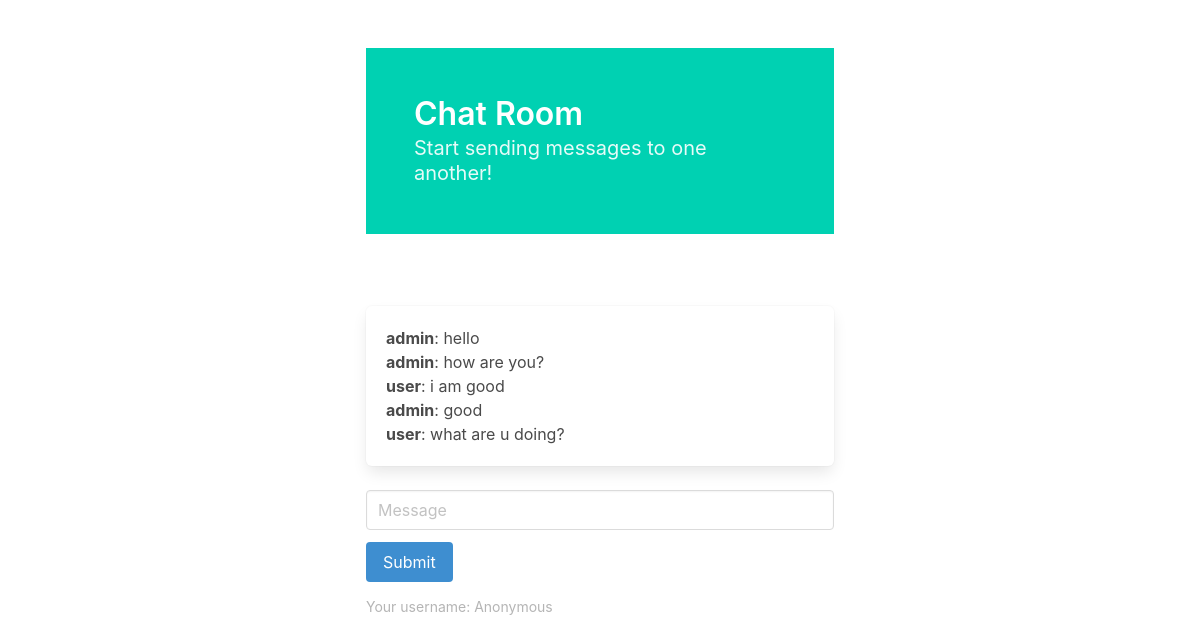
Screenshot of /chat/chat/ with the database file from the repository.
### chat/models.py (models this page shows)
class Message(models.Model):
    username = models.CharField(max_length=255)
    room = models.CharField(max_length=255)
    content = models.TextField()
    date_added = models.DateTimeField(auto_now_add=True)
    class Meta:
        ordering = ('date_added',)

### chat/views.py (the view)
# urls.py: path('<str:room_name>/', views.room, name='room'),
def room(request, room_name):
    username = request.GET.get('username', 'Anonymous')
    messages = Message.objects.filter(room=room_name)[0:25]
    return render(request, 'chat/room.html', {'room_name': room_name, 'username': username, 'messages': messages})

### chat/templates/chat/room.html (shortened to what this page needs)
<!DOCTYPE html>
<html>
    <head>
        <link rel="stylesheet" href="https://cdn.jsdelivr.net/npm/bulma@0.9.2/css/bulma.min.css">
    </head>
    <body>
        <section class="section">
            <div class="container">
                <div class="columns is-multiline">
                    <div class="column is-6 is-offset-3 mb-6">
                        <section class="hero is-primary">
                            <div class="hero-body">
                                <p class="title">
                                    Chat Room
                                </p>
                                <p class="subtitle">
                                    Start sending messages to one another!
                                </p>
                            </div>
                        </section>
                    </div>
                    <div class="column is-6 is-offset-3">
                        <div class="box">
                            <div id="chat-messages" style="max-height: 300px; overflow-y: scroll;">{% for m in messages %}<b>{{ m.username }}</b>: {{ m.content }}<br>{% endfor %}</div>
                        </div>
                        <div class="field">
                            <div class="control">
                                <input class="input" type="text" placeholder="Message" id="chat-message-input">
                            </div>
                        </div>
                        <div class="field">
                            <div class="control">
                                <a class="button is-info" id="chat-message-submit">Submit</a>
                            </div>
                        </div>
                        <small class="has-text-grey-light">Your username: {{ username }}</small>
                    </div>
                </div>
            </div>
        </section>
    </body>
</html>

### rows the page displays
Message: username "admin", content "hello"
Message: username "admin", content "how are you?"
Message: username "user", content "i am good"
Message: username "admin", content "good"
Message: username "user", content "what are u doing?"

### other values shown
{{ username }} "Anonymous"
